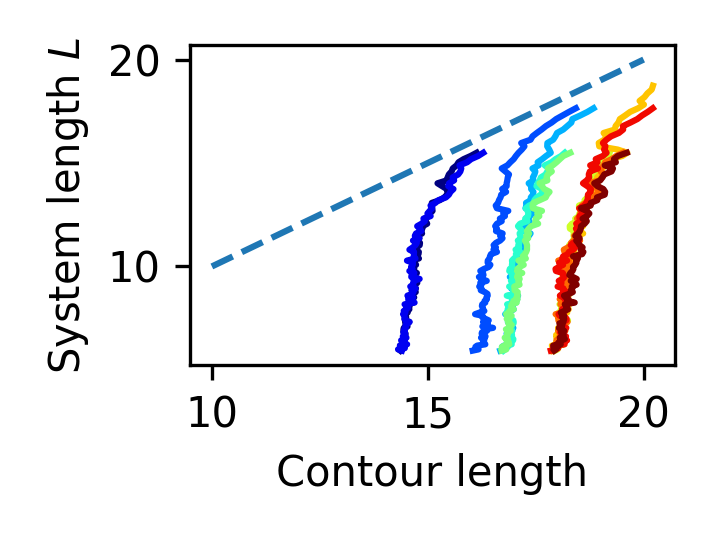

Write the Python code that produced this figure.
import numpy as np
import matplotlib.pyplot as plt
import sys
sys.path.append('../../')
import tools_lammps as tool_lmp
import SP_thermoset.SP_tools as sp

def length_evo(path,result,t,L):
    path_0 = path[:,0]
    wavelength = path[-1,1]
    length_contour_list = []
    length_e2e = []
    for itime in range(len(t)):
        flag=False
        length_contour = 0
        for i in range(len(path_0)-1):
            coors = result[itime].loc[:,'x':'z'].to_numpy() \
                    - np.array([L[itime][0][0],L[itime][1][0],L[itime][2][0]])
            box = np.array([
                [L[itime][0][1]-L[itime][0][0],0,0],
                [0,L[itime][1][1]-L[itime][1][0],0],
                [0,0,L[itime][2][1]-L[itime][2][0]],
            ])
            length = tool_lmp.distance_pbc(coors[path_0[i]],coors[path_0[i+1]],box)
            if length>1.5:
                flag = True
                break
            length_contour += length
        if flag==True:
            break
        length_e2e.append(L[itime][0][1]-L[itime][0][0])
        length_contour_list.append(length_contour/wavelength)
    return length_contour_list, length_e2e

dir_path = './M40_v2'
SPL,path = sp.get_SP('{}/cool.dat'.format(dir_path),2,6,slice_x_max=2)

file_trj = '{}/dump_relax.data'.format(dir_path)
result, t, L = tool_lmp.read_lammps_dump_custom(file_trj)

# make a plot
plt.figure(dpi=300, figsize=[2.4,1.8])
colormap = plt.cm.jet
colors = colormap(np.linspace(0, 1, 11))
for i in range(11):
    path_0 = path[np.argsort(SPL)[i]]
    lc_0, le_0 = length_evo(path_0,result,t,L)
    plt.plot(lc_0,le_0,'-',color=colors[i])
plt.plot([10,20],[10,20],'--')
plt.xlabel('Contour length')
plt.ylabel('System length $L$')
plt.tight_layout()
plt.savefig('./length_evolution.png')
plt.show()



